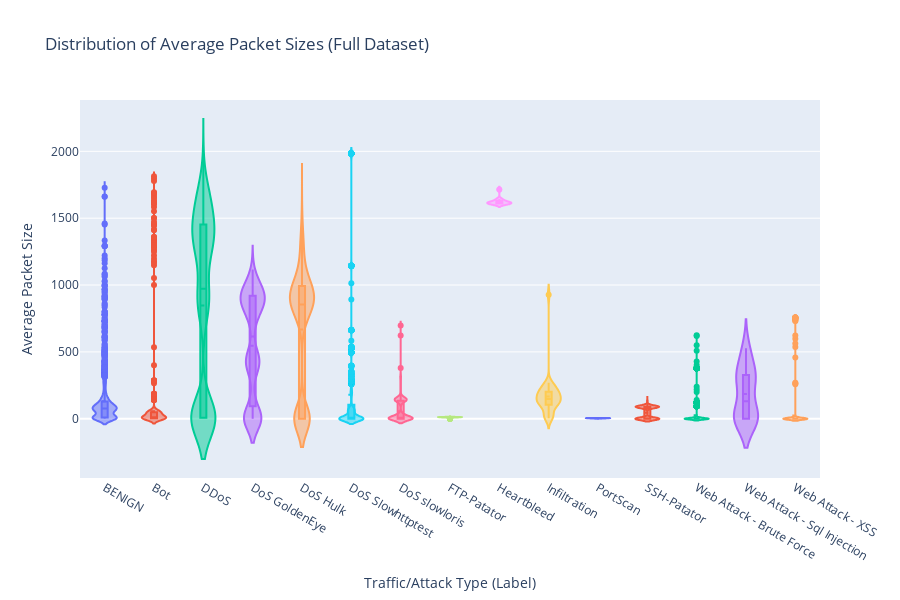

This figure's notebook cell:
### Code cell
output_path = 'saved_plots/violin_avg_packet_size.csv'
violin_sample_df = pd.read_csv(output_path)

fig = go.Figure()
for label in sorted(violin_sample_df['Label'].unique()):
    data = violin_sample_df[violin_sample_df['Label'] == label]['Average Packet Size']
    fig.add_trace(go.Violin(
        y=data,
        name=label,
        box_visible=True,
        meanline_visible=True
    ))

fig.update_layout(
    title_text="Distribution of Average Packet Sizes (Full Dataset)",
    xaxis_title="Traffic/Attack Type (Label)",
    yaxis_title="Average Packet Size",
    height=600,
    showlegend=False
)

fig.show()

### Figure 1 — Plotly figure (JSON) as saved in the notebook; plotly's stock layout.template omitted (floating-point values rounded to 4 significant figures; data arrays with more than 128 entries replaced by an {"elided": "..."} marker saying what was removed)
{"data": [{"box": {"visible": true}, "meanline": {"visible": true}, "name": "BENIGN", "type": "violin", "y": {"elided": "2000 float values"}}, {"box": {"visible": true}, "meanline": {"visible": true}, "name": "Bot", "type": "violin", "y": {"elided": "1966 float values"}}, {"box": {"visible": true}, "meanline": {"visible": true}, "name": "DDoS", "type": "violin", "y": {"elided": "2000 float values"}}, {"box": {"visible": true}, "meanline": {"visible": true}, "name": "DoS GoldenEye", "type": "violin", "y": {"elided": "2000 float values"}}, {"box": {"visible": true}, "meanline": {"visible": true}, "name": "DoS Hulk", "type": "violin", "y": {"elided": "2000 float values"}}, {"box": {"visible": true}, "meanline": {"visible": true}, "name": "DoS Slowhttptest", "type": "violin", "y": {"elided": "2000 float values"}}, {"box": {"visible": true}, "meanline": {"visible": true}, "name": "DoS slowloris", "type": "violin", "y": {"elided": "2000 float values"}}, {"box": {"visible": true}, "meanline": {"visible": true}, "name": "FTP-Patator", "type": "violin", "y": {"elided": "2000 float values"}}, {"box": {"visible": true}, "meanline": {"visible": true}, "name": "Heartbleed", "type": "violin", "y": [1714.0, 1608.0, 1621.0, 1611.0, 1610.0, 1644.0, 1604.0, 1620.0, 1620.0, 1610.0, 1634.0]}, {"box": {"visible": true}, "meanline": {"visible": true}, "name": "Infiltration", "type": "violin", "y": [115.4, 187.2, 175.3, 268.3, 141.2, 232.9, 173.8, 114.8, 126.3, 262.4, 120.1, 137.5, 132.5, 224.2, 208.1, 39.27, 97.33, 173.1, 195.2, 37.67, 9.0, 97.35, 9.0, 245.2, 173.9, 928.2, 97.25, 26.0, 152.4, 209.4, 188.6, 3.0, 247.8, 137.8, 113.0, 186.9]}, {"box": {"visible": true}, "meanline": {"visible": true}, "name": "PortScan", "type": "violin", "y": {"elided": "2000 float values"}}, {"box": {"visible": true}, "meanline": {"visible": true}, "name": "SSH-Patator", "type": "violin", "y": {"elided": "2000 float values"}}, {"box": {"visible": true}, "meanline": {"visible": true}, "name": "Web Attack - Brute Force", "type": "violin", "y": {"elided": "1507 float values"}}, {"box": {"visible": true}, "meanline": {"visible": true}, "name": "Web Attack - Sql Injection", "type": "violin", "y": [122.1, 327.5, 0.0, 0.0, 527.7, 0.0, 0.0, 287.5, 297.0, 0.0, 0.0, 327.5, 302.2, 0.0, 131.6, 0.0, 0.0, 302.2, 474.9, 327.5, 474.8]}, {"box": {"visible": true}, "meanline": {"visible": true}, "name": "Web Attack - XSS", "type": "violin", "y": {"elided": "652 float values"}}], "layout": {"height": 600, "showlegend": false, "title": {"text": "Distribution of Average Packet Sizes (Full Dataset)"}, "xaxis": {"title": {"text": "Traffic/Attack Type (Label)"}}, "yaxis": {"title": {"text": "Average Packet Size"}}}}
